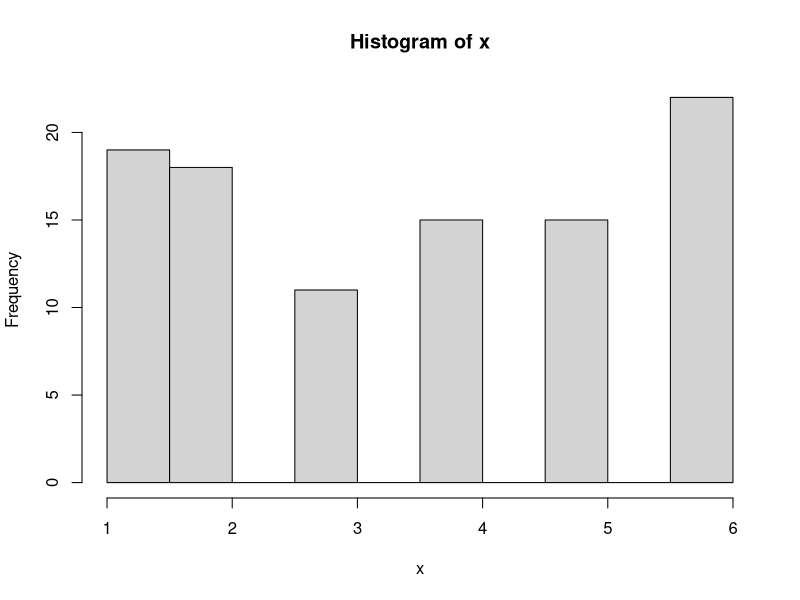
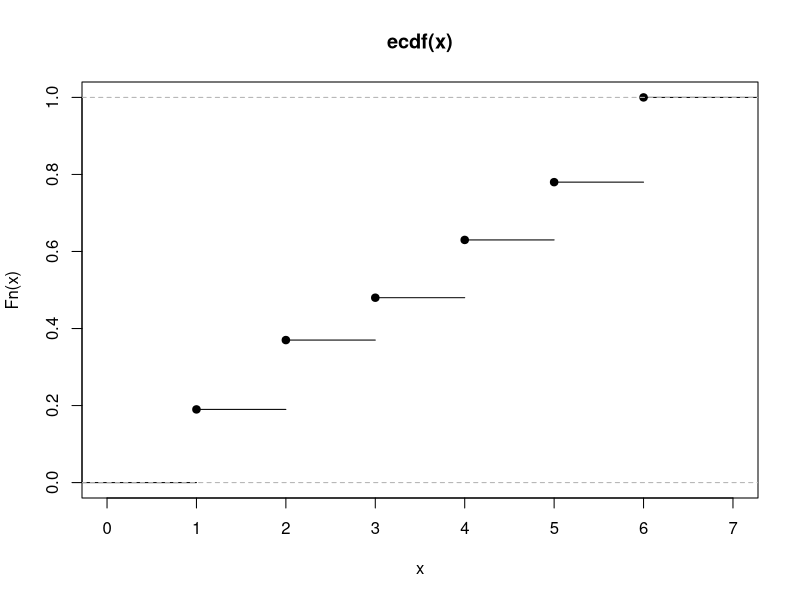
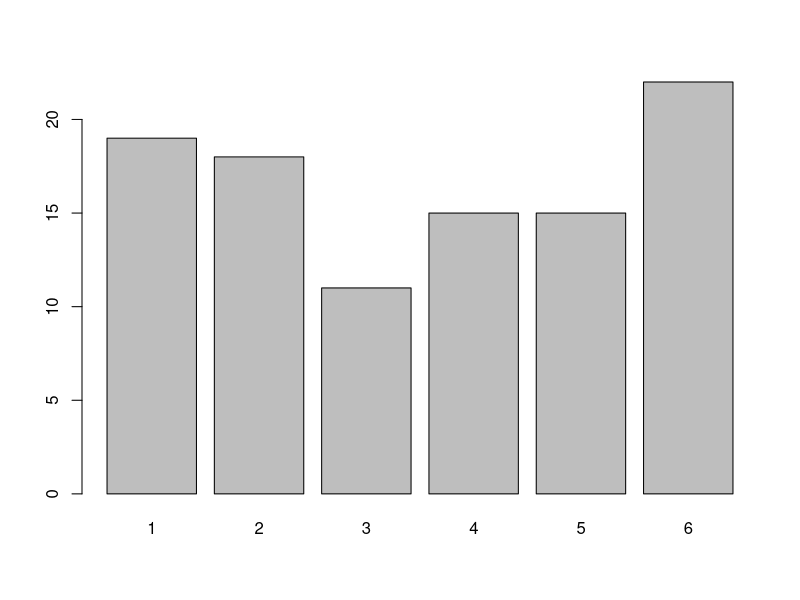
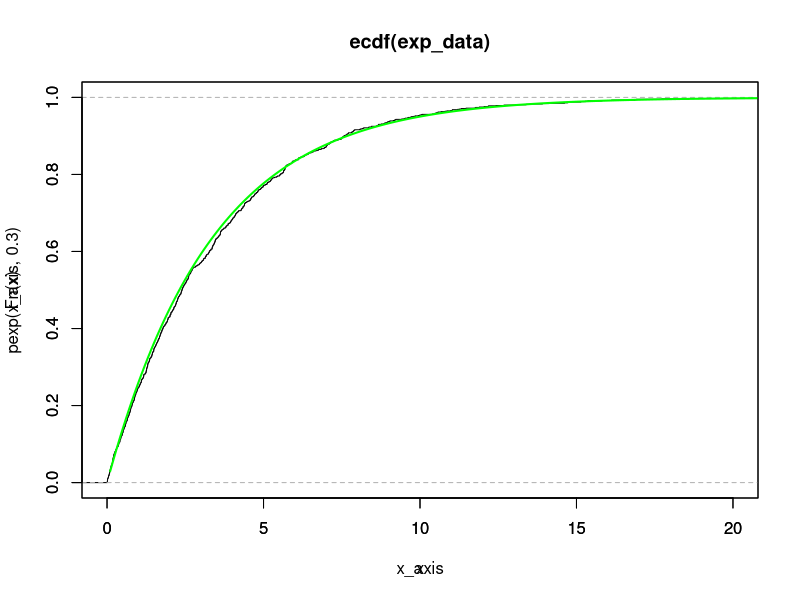

The R script that drew these images, in order:
#1.c
set.seed(0)
x = sample(1:6, 100, replace = T)

#frequency table of x
hist(x)

#ECDF of x
plot(ecdf(x))

#barplot of x is more appropriate because it gives us the number of every element in dataset
barplot(table(x))



#1.d
exp_data = rexp(1000, rate=0.3)
plot(ecdf(exp_data), xlim = c(0, 20), ylim = c(0, 1))
par(new=T)
x_axis <- seq(0.1, 50, by=0.1)
plot(x_axis, pexp(x_axis, 0.3), type = 'l', , lwd = 2, xlim = c(0, 20), ylim = c(0, 1), col = "green")

#-----------------------------

